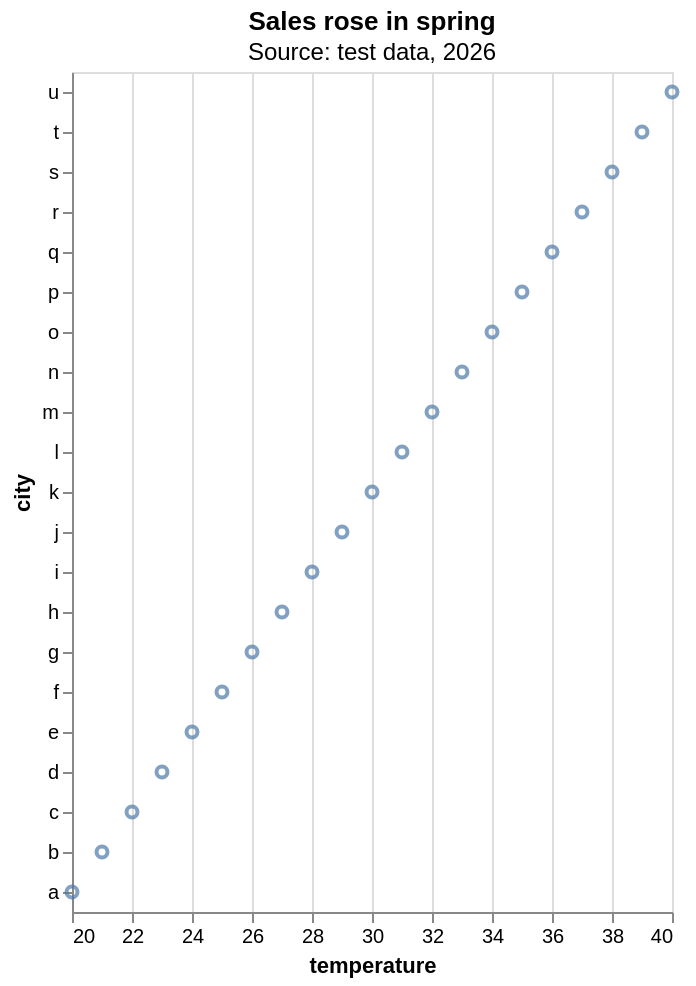

Here is the Vega-Lite specification saved for this chart:
### Vega-Lite specification from a JSON file in a GitHub repository (floating-point values rounded to 4 significant figures)
{"mark": "point", "title": {"text": "Sales rose in spring", "subtitle": "Source: test data, 2026"}, "data": {"values": [{"city": "a", "temperature": 20}, {"city": "b", "temperature": 21}, {"city": "c", "temperature": 22}, {"city": "d", "temperature": 23}, {"city": "e", "temperature": 24}, {"city": "f", "temperature": 25}, {"city": "g", "temperature": 26}, {"city": "h", "temperature": 27}, {"city": "i", "temperature": 28}, {"city": "j", "temperature": 29}, {"city": "k", "temperature": 30}, {"city": "l", "temperature": 31}, {"city": "m", "temperature": 32}, {"city": "n", "temperature": 33}, {"city": "o", "temperature": 34}, {"city": "p", "temperature": 35}, {"city": "q", "temperature": 36}, {"city": "r", "temperature": 37}, {"city": "s", "temperature": 38}, {"city": "t", "temperature": 39}, {"city": "u", "temperature": 40}]}, "encoding": {"y": {"field": "city", "type": "nominal", "sort": "-x"}, "x": {"field": "temperature", "type": "quantitative", "scale": {"zero": false}}}}
